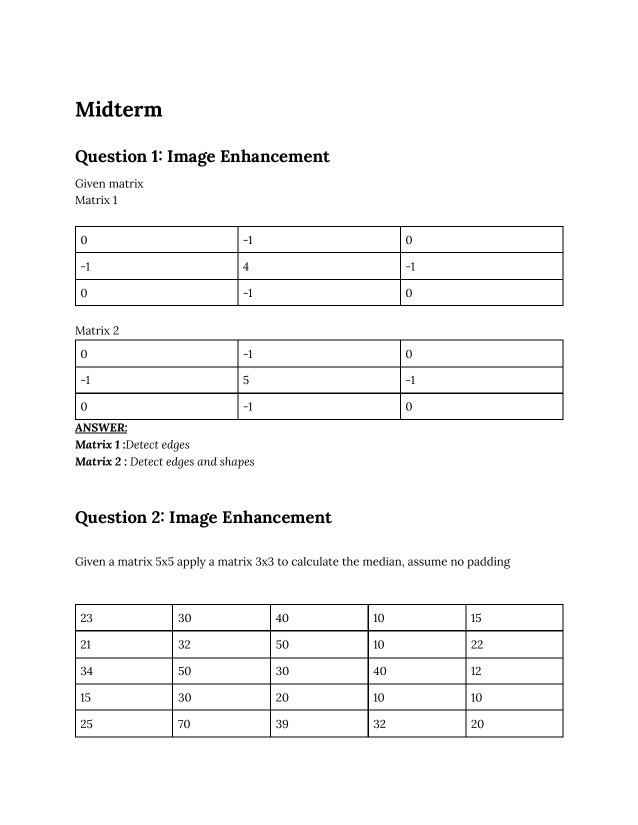
#> input picture assets/past-exam/page-002.png, 1275 x 1650 px (shown at 1/2 size)
$ python crop_questions.py
#> lines starting #> are read from the running program, lines starting #| are printed output that depends on the picture
#!/usr/bin/env python3
"""Crop each question from the per-page renders of the Spring 25 exam PDF.

Coordinates were chosen by visually inspecting the renders (pages are
1275×1650 at 150 DPI from US-letter, with ~110-pixel margins at top/bottom).
"""
from pathlib import Path
from PIL import Image

ROOT = Path(__file__).resolve().parent.parent
SRC = ROOT / "assets" / "past-exam"
OUT = ROOT / "assets" / "past-exam" / "q"
OUT.mkdir(parents=True, exist_ok=True)

# (output filename, source page, (left, top, right, bottom))
# We keep the full page width and crop vertically so the question is presented
# in context (matrices/tables remain legible).
CROPS = [
    # ---- Midterm
    ("m-q1.png", "page-002.png", (60, 250, 1215, 970)),
    ("m-q2.png", "page-002.png", (60, 970, 1215, 1560)),
    ("m-q3.png", "page-003.png", (60, 130, 1215, 870)),
    ("m-q4.png", "page-003.png", (60, 870, 1215, 1600)),   # Q4 header + image + 1st part
    ("m-q4-tail.png", "page-004.png", (60, 130, 1215, 1100)),
    ("m-q5.png", "page-004.png", (60, 1100, 1215, 1610)),

    # ---- Final
    ("f-q1.png", "page-006.png", (60, 130, 1215, 580)),
    ("f-q2.png", "page-006.png", (60, 580, 1215, 880)),
    ("f-q3.png", "page-006.png", (60, 880, 1215, 1100)),
    ("f-q4.png", "page-006.png", (60, 1100, 1215, 1330)),
    ("f-q5.png", "page-006.png", (60, 1330, 1215, 1600)),
    ("f-q5-tail.png", "page-007.png", (60, 130, 1215, 570)),
    ("f-q6.png", "page-007.png", (60, 570, 1215, 970)),
    ("f-q7.png", "page-007.png", (60, 970, 1215, 1560)),
    ("f-q8.png", "page-008.png", (60, 130, 1215, 940)),
]

for name, page, box in CROPS:
    src = SRC / page
    if not src.exists():
        print(f"MISSING source page: {src}", flush=True)
        continue
    im = Image.open(src)
#> im is the input picture: PIL image 1275x1650 RGB; min 0, max 255, mean 247.8
    cropped = im.crop(box)
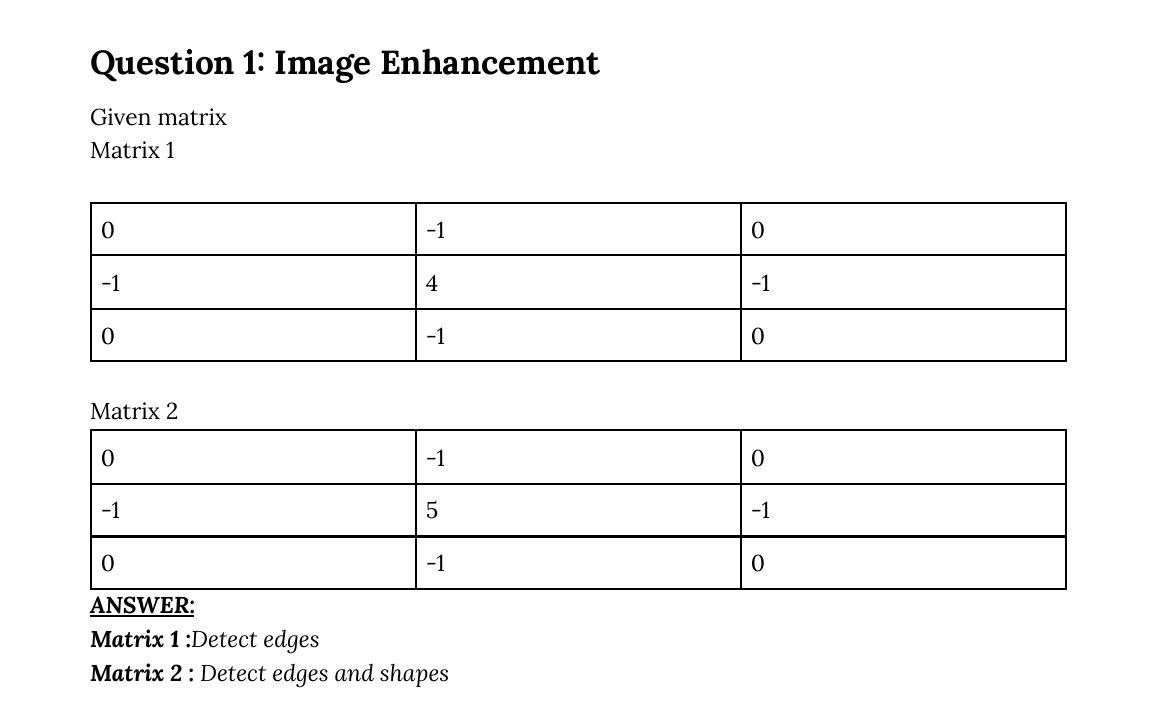
#> cropped: PIL image 1155x720 RGB; min 0, max 255, mean 245.9
    cropped.save(OUT / name, optimize=True)
    print(f"  wrote {name}  ({cropped.size[0]}×{cropped.size[1]})")
#|   wrote m-q1.png  (1155×720)
#> pass 3 of the loop `for name, page, box in CROPS:`:
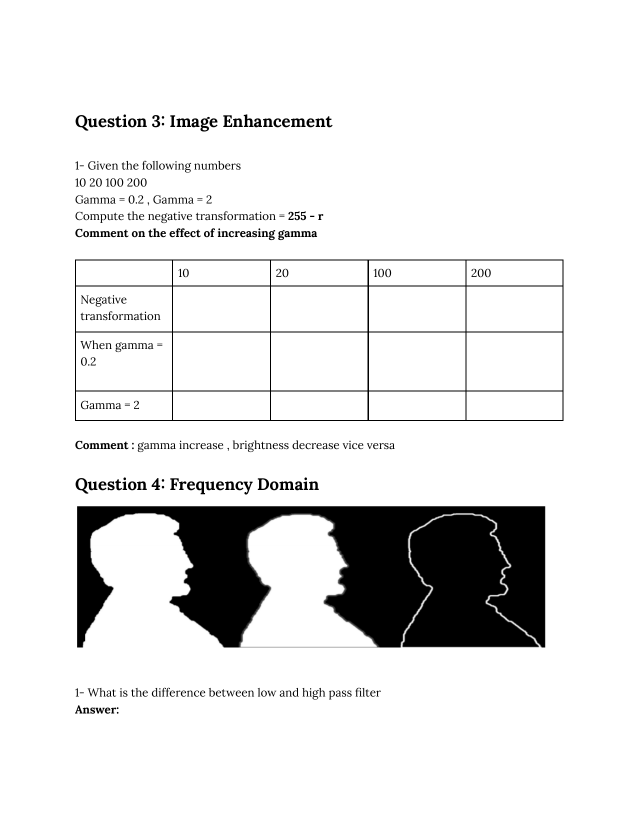
#> input picture assets/past-exam/page-003.png, 1275 x 1650 px (shown at 1/2 size)
#> im is the input picture: PIL image 1275x1650 RGB; min 0, max 255, mean 229.9
#> `cropped = im.crop(box)`:
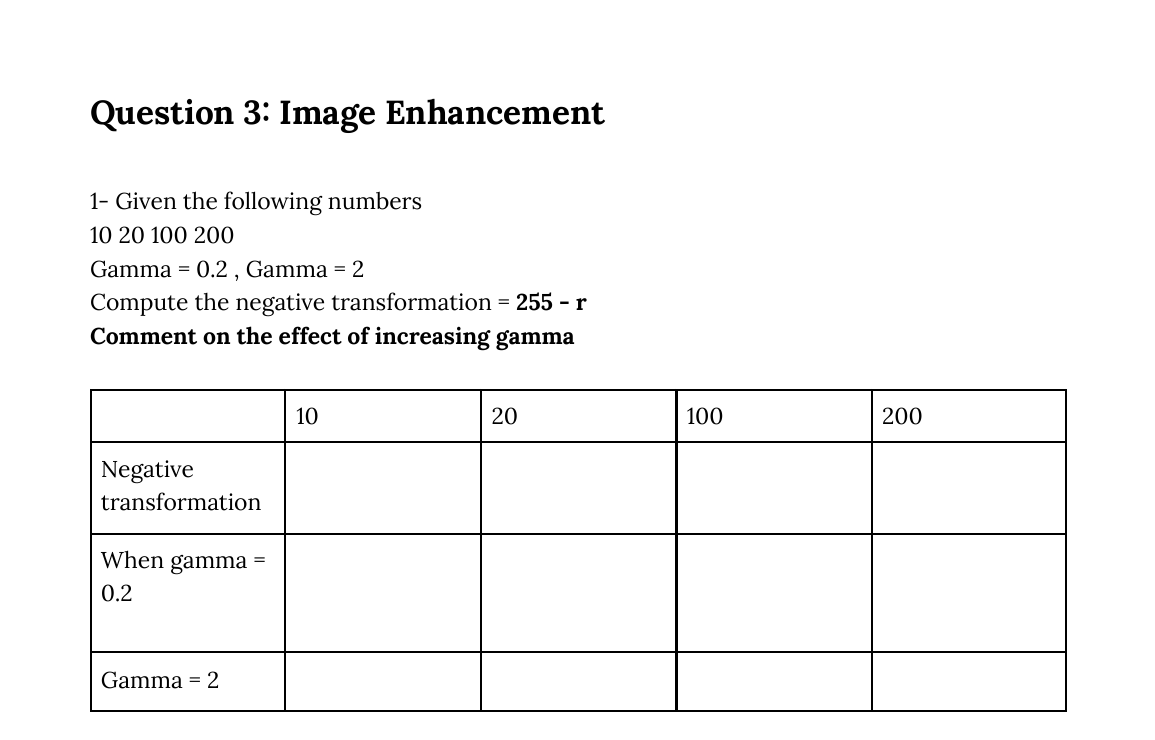
#> cropped: PIL image 1155x740 RGB; min 0, max 255, mean 246.2
#|   wrote m-q3.png  (1155×740)
#> the loop made 15 passes; the first 3 are shown

print(f"Done. {len(CROPS)} crops written to {OUT}")
